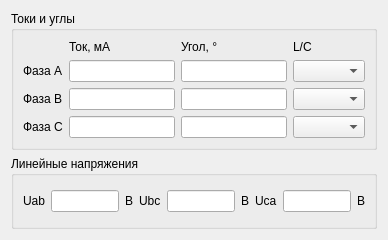
<?xml version="1.0" encoding="UTF-8"?>
<ui version="4.0">
 <class>VectorDiagramWidget</class>
 <widget class="QWidget" name="VectorDiagramWidget">
  <property name="geometry">
   <rect>
    <x>0</x>
    <y>0</y>
    <width>388</width>
    <height>240</height>
   </rect>
  </property>
  <property name="sizePolicy">
   <sizepolicy hsizetype="Preferred" vsizetype="Minimum">
    <horstretch>0</horstretch>
    <verstretch>0</verstretch>
   </sizepolicy>
  </property>
  <property name="minimumSize">
   <size>
    <width>0</width>
    <height>240</height>
   </size>
  </property>
  <property name="windowTitle">
   <string>VectorDiagramWidget</string>
  </property>
  <layout class="QGridLayout" name="gridLayout">
   <item row="0" column="0">
    <widget class="QWidget" name="vectorDiagramWidget" native="true">
     <layout class="QVBoxLayout" name="verticalLayout">
      <property name="spacing">
       <number>6</number>
      </property>
      <property name="leftMargin">
       <number>0</number>
      </property>
      <property name="topMargin">
       <number>0</number>
      </property>
      <property name="rightMargin">
       <number>0</number>
      </property>
      <property name="bottomMargin">
       <number>0</number>
      </property>
      <item>
       <widget class="QGroupBox" name="currentGroupBox">
        <property name="title">
         <string>Токи и углы</string>
        </property>
        <layout class="QGridLayout" name="gridLayout_3">
         <item row="3" column="3">
          <widget class="QComboBox" name="angleCTypeComboBox"/>
         </item>
         <item row="2" column="2">
          <widget class="QLineEdit" name="angleBLineEdit"/>
         </item>
         <item row="0" column="3">
          <widget class="QLabel" name="label_3">
           <property name="text">
            <string>L/C</string>
           </property>
          </widget>
         </item>
         <item row="0" column="1">
          <widget class="QLabel" name="label">
           <property name="text">
            <string>Ток, мА</string>
           </property>
          </widget>
         </item>
         <item row="1" column="2">
          <widget class="QLineEdit" name="angleALineEdit"/>
         </item>
         <item row="0" column="2">
          <widget class="QLabel" name="label_2">
           <property name="text">
            <string>Угол, °</string>
           </property>
          </widget>
         </item>
         <item row="1" column="0">
          <widget class="QLabel" name="label_4">
           <property name="text">
            <string>Фаза А</string>
           </property>
          </widget>
         </item>
         <item row="1" column="1">
          <widget class="QLineEdit" name="currentALineEdit"/>
         </item>
         <item row="1" column="3">
          <widget class="QComboBox" name="angleATypeComboBox"/>
         </item>
         <item row="3" column="1">
          <widget class="QLineEdit" name="currentCLineEdit"/>
         </item>
         <item row="2" column="3">
          <widget class="QComboBox" name="angleBTypeComboBox"/>
         </item>
         <item row="3" column="2">
          <widget class="QLineEdit" name="angleCLineEdit"/>
         </item>
         <item row="2" column="0">
          <widget class="QLabel" name="label_5">
           <property name="text">
            <string>Фаза В</string>
           </property>
          </widget>
         </item>
         <item row="2" column="1">
          <widget class="QLineEdit" name="currentBLineEdit"/>
         </item>
         <item row="3" column="0">
          <widget class="QLabel" name="label_6">
           <property name="text">
            <string>Фаза С</string>
           </property>
          </widget>
         </item>
        </layout>
       </widget>
      </item>
      <item>
       <widget class="QGroupBox" name="voltageGroupBox">
        <property name="title">
         <string>Линейные напряжения</string>
        </property>
        <layout class="QGridLayout" name="gridLayout_2">
         <item row="0" column="4">
          <widget class="QLineEdit" name="ubcLineEdit"/>
         </item>
         <item row="0" column="6">
          <widget class="QLabel" name="label_9">
           <property name="text">
            <string>Uca</string>
           </property>
          </widget>
         </item>
         <item row="0" column="5">
          <widget class="QLabel" name="label_11">
           <property name="text">
            <string>B</string>
           </property>
          </widget>
         </item>
         <item row="0" column="7">
          <widget class="QLineEdit" name="ucaLineEdit"/>
         </item>
         <item row="0" column="3">
          <widget class="QLabel" name="label_8">
           <property name="text">
            <string>Ubc</string>
           </property>
          </widget>
         </item>
         <item row="0" column="2">
          <widget class="QLabel" name="label_10">
           <property name="text">
            <string>B</string>
           </property>
          </widget>
         </item>
         <item row="0" column="1">
          <widget class="QLineEdit" name="uabLineEdit"/>
         </item>
         <item row="0" column="0">
          <widget class="QLabel" name="label_7">
           <property name="text">
            <string>Uab</string>
           </property>
          </widget>
         </item>
         <item row="0" column="8">
          <widget class="QLabel" name="label_12">
           <property name="text">
            <string>B</string>
           </property>
          </widget>
         </item>
        </layout>
       </widget>
      </item>
     </layout>
    </widget>
   </item>
  </layout>
 </widget>
 <tabstops>
  <tabstop>currentALineEdit</tabstop>
  <tabstop>angleALineEdit</tabstop>
  <tabstop>angleATypeComboBox</tabstop>
  <tabstop>currentBLineEdit</tabstop>
  <tabstop>angleBLineEdit</tabstop>
  <tabstop>angleBTypeComboBox</tabstop>
  <tabstop>currentCLineEdit</tabstop>
  <tabstop>angleCLineEdit</tabstop>
  <tabstop>angleCTypeComboBox</tabstop>
  <tabstop>uabLineEdit</tabstop>
  <tabstop>ubcLineEdit</tabstop>
  <tabstop>ucaLineEdit</tabstop>
 </tabstops>
 <resources/>
 <connections/>
</ui>
